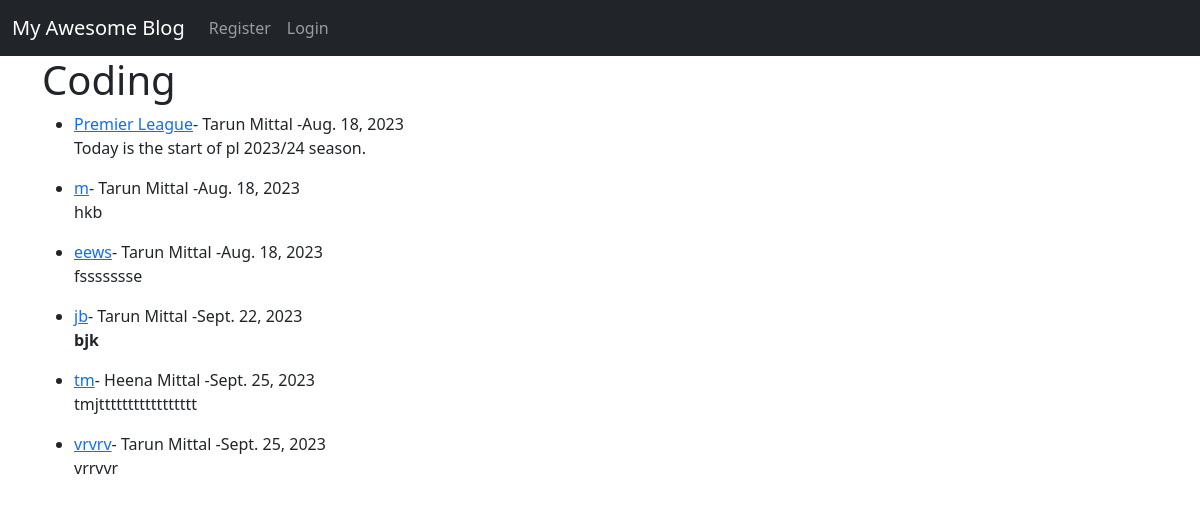
/category/coding/, run on the app's committed database.
### theblog/models.py (models this page shows, shortened)
class Post(models.Model):
    title=models.CharField(max_length=255)
    header_image=models.ImageField(null=True,blank=True,upload_to='images/')
    title_tag=models.CharField(max_length=255)
    author= models.ForeignKey(User,on_delete=models.CASCADE)
    body=RichTextField(blank=True,null=True)
    post_date=models.DateField(auto_now_add=True)
    category=models.CharField(max_length=255,default="Coding")
    snippet=models.CharField(max_length=255)
    likes=models.ManyToManyField(User,related_name='blog_posts')

### theblog/views.py (the view)
# urls.py: path('category/<str:cats>/',CategoryView,name='category'),
def CategoryView(request,cats):
    category_posts=Post.objects.filter(category__iexact=cats.title().replace('-',' '))
    return render(request,'categories.html',{'cats':cats.title().replace('-',' '), 'category_posts':category_posts})

### theblog/templates/categories.html (shortened to what this page needs)
{%extends 'basic.html'%}
{%block body%}
<h1> {{cats}} </h1>
<ul>
    {% for post in category_posts%}
        <li><a href='{% url 'article_detail' post.pk %}'>{{post.title}}</a>-
            {{post.author.first_name}} {{post.author.last_name}} -{{post.post_date}}
            <br />
            {{post.body|safe}}
        </li>
    {% endfor %}
</ul>
{%endblock%}

### data on the page
Post: title "Premier League", author.first_name "Tarun", author.last_name "Mittal", post_date "Aug. 18, 2023", body "Today is the start of pl 2023/24 season."
Post: title "m", author.first_name "Tarun", author.last_name "Mittal", post_date "Aug. 18, 2023", body "hkb"
Post: title "eews", author.first_name "Tarun", author.last_name "Mittal", post_date "Aug. 18, 2023", body "fssssssse"
Post: title "jb", author.first_name "Tarun", author.last_name "Mittal", post_date "Sept. 22, 2023", body "bjk"
Post: title "tm", author.first_name "Heena", author.last_name "Mittal", post_date "Sept. 25, 2023", body "tmjttttttttttttttttt"
Post: title "vrvrv", author.first_name "Tarun", author.last_name "Mittal", post_date "Sept. 25, 2023", body "vrrvvr"

### other printed values
{{ cats }} "Coding"
